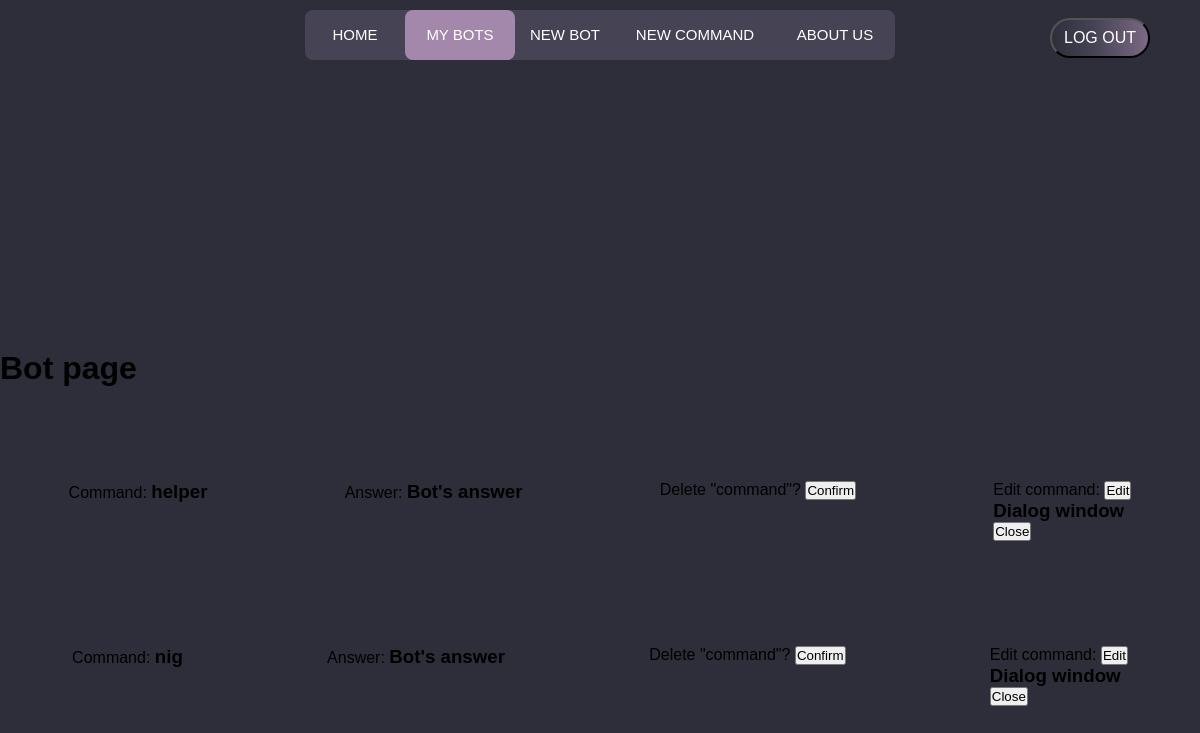
The app's page /bots/bot/BOT23/ (signed in), older data.
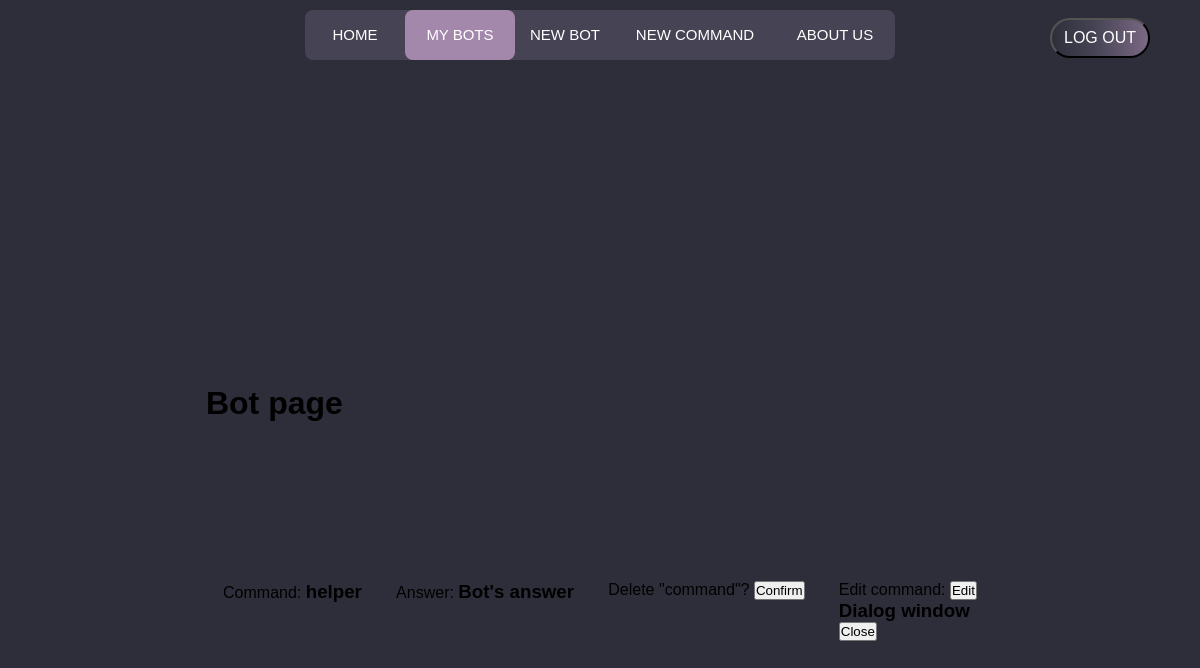
The same page, newer data.
### constructor/models.py (models this page shows)
class Command(models.Model):
    bot_name = models.CharField('Name', max_length=30) # Будет вылазить выбор всех ботов пользователя
    bot_token = models.CharField('Token', null=True, blank=True, max_length=30)
    type = models.CharField('Type', default='command', max_length=10) # Тип команды бота
    message = models.CharField('', default='Target message', max_length=10) # Команда которая будет писаться через слеш
    answer = models.TextField('Answer', max_length=255) # Ответ на эту команду
    creating_date = models.DateTimeField('Date of changing', null=True, auto_now=True) # Дата изменения бота (создания новой команды)
    def __str__(self):
        return self.type
    class Meta:
        verbose_name = 'Command'
        verbose_name_plural = 'Commands'
        ordering = ['creating_date']

### constructor/views.py (the view)
# urls.py: path('bot/<str:pk>/', BotCommandList.as_view(), name='bot-edit-page'),
class BotCommandList(LoginRequiredMixin, DetailView):
    template_name = 'constructor/bot_edit.html'
    def get(self, request, pk):
        return render(request,
                      self.template_name,
                      context={
                          "commands": Command.objects.all().filter(bot_name=pk)
                      }
                      )

### constructor/templates/constructor/bot_edit.html (shortened to what this page needs)
{% extends 'main/base.html' %}
{% load static %}
{% block links %}
    <link rel="stylesheet" href="{% static 'main/css/index.css' %}">
{% endblock %}
{% block div-animation %}<div class="animation start-bots"></div>{% endblock %}
{% block content %}
    <main>
    <h1>Bot page</h1>
    {% for command in commands %}
        <div style="height: 70px; width: 100%; display: flex; justify-content: space-around">
            <span>
                <p style="display: inline">Command:</p>
                <h3 style="display: inline">{{ command.message }}</h3>
            </span>
            <span>
                <p style="display: inline">Answer:</p>
                <h3 style="display: inline">{{ command.answer }}</h3>
            </span>
            <span>
            <form action="{% url 'command-delete-page' command.id %}" method="post">{% csrf_token %}
                <p style="display: inline">Delete "{{ command }}"?</p>
                <input type="submit" value="Confirm">
            </form>
            </span>
            <span>
                <p style="display: inline">Edit command:</p>
                <button class="button open-button">Edit</button>
                <div class="popup" id="popup-1">
                    <h3>Dialog window</h3>
                    <button class="button close-button">Close</button>
                </div>
            </span>
        </div>
    {% endfor %}
    </main>
{% endblock %}

### main/templates/main/base.html (shortened to what this page needs)
{% load static %}
<!DOCTYPE html>
<html lang="en">
<head>
  <link rel="stylesheet" href="{% static 'main/css/base.css' %}">
  {% block links %}
  {% endblock %}
</head>
<body>
  <header>
    <span class="fake"></span>
    <div class="header">
      <a class="btn-home header-button" href="{% url 'home' %}">Home</a>
      <a class="btn-addcommand header-button" href="{% url 'bots' %}">My bots</a>
      <a class="btn-bots header-button" href="{% url 'create-new-bot' %}">New bot</a>
      <a class="btn-newbot header-button" href="{% url 'bot-add-command' %}">New command</a>
      <a class="btn-about header-button" href="{% url 'about' %}">About us</a>
      {% block div-animation %}{% endblock %}
    </div>
    <span class="fake">
      {% if user.is_authenticated %}
        <a href="{% url 'logout' %}"><button class="log-btn">LOG OUT</button></a>
      {% else %}
        <a href="{% url 'authentication' %}"><button class="log-btn">LOG IN</button></a>
      {% endif %}
    </span>
  </header>
  {% block content %}
  {% endblock %}
</body>
</html>

### main/static/main/css/base.css (style rules this page uses)
* { margin: 0; padding: 0; }
body { font-family: sans-serif; background: #2e2e3b; display: flex; justify-content: center; flex-wrap: wrap; padding-top: 10px; height: 100vh; }
header { display: flex; justify-content: space-between; height: 7vh; width: 100% }
.header { position: relative; width: 590px; height: 50px; background-color: #464454; border-radius: 8px; font-size: 0; }
.header-button { line-height: 50px; height: 100%; font-size: 15px; display: inline-block; position: relative; z-index: 2; text-decoration: none; text-transform: uppercase; text-align: center; color: white; cursor: pointer; }
.animation { position: absolute; height: 100%; top: 0; z-index: 0; transition: all .5s ease 0s; border-radius: 8px; }
.header-button:nth-child(1) { width: 100px; }
.header-button:nth-child(2) { width: 110px; }
.header-button:nth-child(3) { width: 100px; }
.header-button:nth-child(4) { width: 160px; }
.header-button:nth-child(5) { width: 120px; }
.start-bots, .header-button:nth-child(2):hover~.animation { width: 110px; left: 100px; background-color: #a488ac }
.fake { width: 300px; display: flex; justify-content: center; align-items: center; margin-bottom: 40px; }
.log-btn { position: absolute; width: 100px; height: 40px; display: flex; justify-content: center; align-items: center; color: #fff; font-size: 16px; font-family: sans-serif; background: linear-gradient(90deg, #2e2e3b, #464454, #70617a, #a488ac, #e8bfe6, #e8bfe6, #a488ac, #70617a, #464454, #2e2e3b); background-size: 400%; border-radius: 30px; }
.log-btn:before { content: ""; position: absolute; top: -5px; left: -5px; right: -5px; bottom: -5px; z-index: -1; background: linear-gradient(45deg, #2e2e3b, #464454, #70617a, #a488ac, #e8bfe6, #e8bfe6, #a488ac, #70617a, #464454, #2e2e3b); background-size: 400%; border-radius: 40px; opacity: 0; transition: 0.5s; }

### main/static/main/css/index.css (style rules this page uses)
main { display: flex; flex-wrap: wrap }

Row changes from the older to the newer data that the page shows:
removed Command: message "nig", answer "Bot's answer", type "command"
